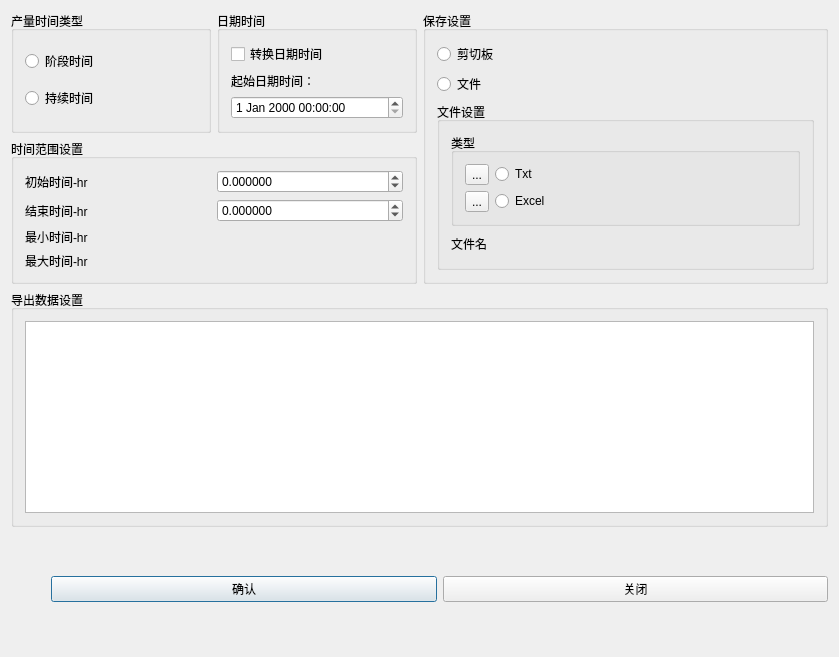
<?xml version="1.0" encoding="UTF-8"?>
<ui version="4.0">
 <class>DialogExportPlotDataClass</class>
 <widget class="QDialog" name="DialogExportPlotDataClass">
  <property name="geometry">
   <rect>
    <x>0</x>
    <y>0</y>
    <width>839</width>
    <height>657</height>
   </rect>
  </property>
  <property name="windowTitle">
   <string>DialogExportPlotData</string>
  </property>
  <layout class="QVBoxLayout" name="verticalLayout_8">
   <item>
    <layout class="QHBoxLayout" name="horizontalLayout_4">
     <item>
      <layout class="QVBoxLayout" name="verticalLayout_7">
       <item>
        <layout class="QHBoxLayout" name="horizontalLayout_2">
         <item>
          <widget class="QGroupBox" name="groupBoxratetime">
           <property name="title">
            <string>产量时间类型</string>
           </property>
           <layout class="QVBoxLayout" name="verticalLayout_2">
            <item>
             <widget class="QRadioButton" name="radioButtonperiod">
              <property name="text">
               <string>阶段时间</string>
              </property>
             </widget>
            </item>
            <item>
             <widget class="QRadioButton" name="radioButtonelapsed">
              <property name="text">
               <string>持续时间</string>
              </property>
             </widget>
            </item>
           </layout>
          </widget>
         </item>
         <item>
          <widget class="QGroupBox" name="groupBoxdatetime">
           <property name="title">
            <string>日期时间</string>
           </property>
           <layout class="QGridLayout" name="gridLayout_3">
            <item row="0" column="0">
             <widget class="QCheckBox" name="checkBoxdatetime">
              <property name="text">
               <string>转换日期时间</string>
              </property>
             </widget>
            </item>
            <item row="1" column="0">
             <widget class="QLabel" name="label_6">
              <property name="text">
               <string>起始日期时间：</string>
              </property>
             </widget>
            </item>
            <item row="2" column="0">
             <widget class="QDateTimeEdit" name="dateTimeEdit"/>
            </item>
           </layout>
          </widget>
         </item>
        </layout>
       </item>
       <item>
        <widget class="QGroupBox" name="groupBoxtimesetting">
         <property name="title">
          <string>时间范围设置</string>
         </property>
         <layout class="QGridLayout" name="gridLayout">
          <item row="0" column="0">
           <widget class="QLabel" name="label">
            <property name="text">
             <string>初始时间-hr</string>
            </property>
           </widget>
          </item>
          <item row="0" column="1">
           <widget class="QDoubleSpinBox" name="doubleSpinBoxtmin">
            <property name="decimals">
             <number>6</number>
            </property>
            <property name="minimum">
             <double>-10000000000.000000000000000</double>
            </property>
            <property name="maximum">
             <double>100000000.000000000000000</double>
            </property>
           </widget>
          </item>
          <item row="1" column="0">
           <widget class="QLabel" name="label_2">
            <property name="text">
             <string>结束时间-hr</string>
            </property>
           </widget>
          </item>
          <item row="1" column="1">
           <widget class="QDoubleSpinBox" name="doubleSpinBoxtmax">
            <property name="decimals">
             <number>6</number>
            </property>
            <property name="minimum">
             <double>-1000000.000000000000000</double>
            </property>
            <property name="maximum">
             <double>10000000.000000000000000</double>
            </property>
           </widget>
          </item>
          <item row="2" column="0">
           <widget class="QLabel" name="label_3">
            <property name="text">
             <string>最小时间-hr</string>
            </property>
           </widget>
          </item>
          <item row="2" column="1">
           <widget class="QLabel" name="labeltmin">
            <property name="text">
             <string/>
            </property>
           </widget>
          </item>
          <item row="3" column="0">
           <widget class="QLabel" name="label_4">
            <property name="text">
             <string>最大时间-hr</string>
            </property>
           </widget>
          </item>
          <item row="3" column="1">
           <widget class="QLabel" name="labeltmax">
            <property name="text">
             <string/>
            </property>
           </widget>
          </item>
         </layout>
        </widget>
       </item>
      </layout>
     </item>
     <item>
      <widget class="QGroupBox" name="groupBox_2">
       <property name="title">
        <string>保存设置</string>
       </property>
       <layout class="QVBoxLayout" name="verticalLayout_6">
        <item>
         <widget class="QRadioButton" name="radioButtonclipboard">
          <property name="text">
           <string>剪切板</string>
          </property>
         </widget>
        </item>
        <item>
         <layout class="QHBoxLayout" name="horizontalLayout">
          <item>
           <widget class="QRadioButton" name="radioButtonfile">
            <property name="text">
             <string>文件</string>
            </property>
           </widget>
          </item>
         </layout>
        </item>
        <item>
         <widget class="QGroupBox" name="groupBoxfile">
          <property name="title">
           <string>文件设置</string>
          </property>
          <layout class="QVBoxLayout" name="verticalLayout_3">
           <item>
            <widget class="QGroupBox" name="groupBox_3">
             <property name="title">
              <string>类型</string>
             </property>
             <layout class="QGridLayout" name="gridLayout_4">
              <item row="0" column="0">
               <widget class="QToolButton" name="toolButtontxt">
                <property name="text">
                 <string>...</string>
                </property>
                <property name="icon">
                 <iconset>
                  <normaloff>res/Icon/txt.jpg</normaloff>res/Icon/txt.jpg</iconset>
                </property>
               </widget>
              </item>
              <item row="0" column="1">
               <widget class="QRadioButton" name="radioButtontxt">
                <property name="text">
                 <string>Txt</string>
                </property>
               </widget>
              </item>
              <item row="1" column="0">
               <widget class="QToolButton" name="toolButtonexcel">
                <property name="text">
                 <string>...</string>
                </property>
                <property name="icon">
                 <iconset>
                  <normaloff>res/Icon/excel.jpg</normaloff>res/Icon/excel.jpg</iconset>
                </property>
               </widget>
              </item>
              <item row="1" column="1">
               <widget class="QRadioButton" name="radioButtonexcel">
                <property name="text">
                 <string>Excel</string>
                </property>
               </widget>
              </item>
             </layout>
            </widget>
           </item>
           <item>
            <layout class="QGridLayout" name="gridLayout_2">
             <item row="4" column="1">
              <widget class="QLabel" name="labelfilename">
               <property name="text">
                <string/>
               </property>
              </widget>
             </item>
             <item row="4" column="0">
              <widget class="QLabel" name="label_5">
               <property name="text">
                <string>文件名</string>
               </property>
              </widget>
             </item>
            </layout>
           </item>
          </layout>
         </widget>
        </item>
       </layout>
      </widget>
     </item>
    </layout>
   </item>
   <item>
    <widget class="QGroupBox" name="groupBoxdatasetting">
     <property name="title">
      <string>导出数据设置</string>
     </property>
     <layout class="QVBoxLayout" name="verticalLayout">
      <item>
       <widget class="TableWidgetExportData" name="tableWidget"/>
      </item>
     </layout>
    </widget>
   </item>
   <item>
    <layout class="QHBoxLayout" name="horizontalLayout_3">
     <item>
      <spacer name="horizontalSpacer_2">
       <property name="sizeHint" stdset="0">
        <size>
         <width>40</width>
         <height>20</height>
        </size>
       </property>
      </spacer>
     </item>
     <item>
      <widget class="QPushButton" name="pushButtonsure">
       <property name="text">
        <string>确认</string>
       </property>
      </widget>
     </item>
     <item>
      <widget class="QPushButton" name="pushButtonclose">
       <property name="text">
        <string>关闭</string>
       </property>
      </widget>
     </item>
    </layout>
   </item>
  </layout>
 </widget>
 <layoutdefault spacing="6" margin="11"/>
 <customwidgets>
  <customwidget>
   <class>TableWidgetExportData</class>
   <extends>QTableWidget</extends>
   <header>tablewidgetexportdata.h</header>
  </customwidget>
 </customwidgets>
 <resources/>
 <connections/>
</ui>
